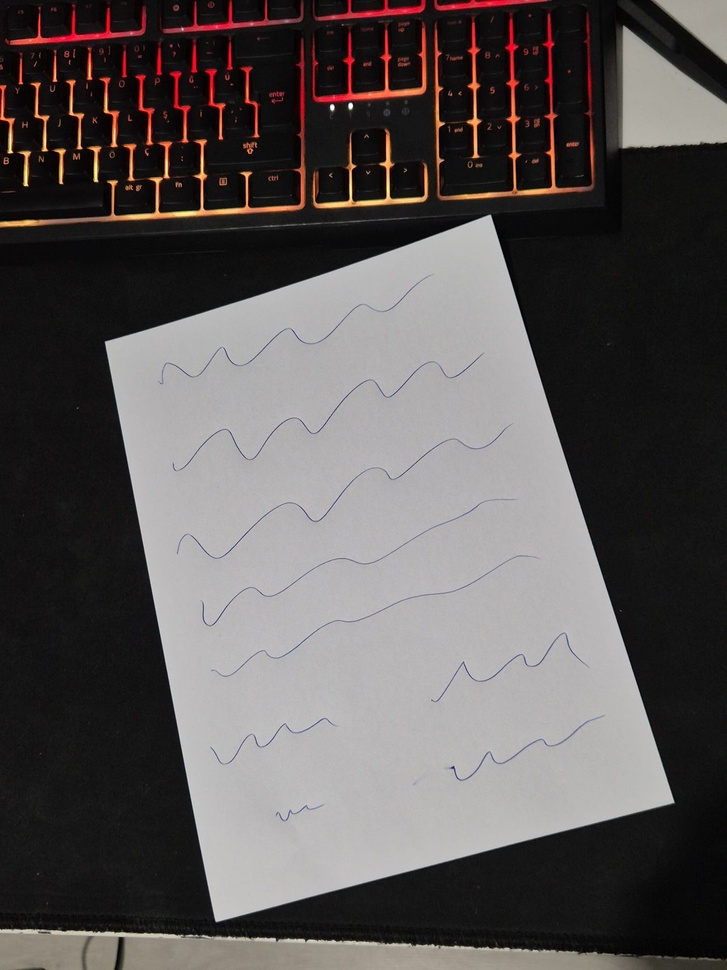
#> input picture images/evrak.jpg, 727 x 970 px, shrunk from 1500 x 2000 before the run, found by its file name
$ python scanner.py
#> lines starting #> are read from the running program, lines starting #| are printed output that depends on the picture; after the words box and inside, x2 and y2 are one past the last pixel; in counts of white or black regions, pixels touching at a corner belong together
import cv2
import numpy as np
import matplotlib.pyplot as plt

def preprocess_document(image_path):
    # 1. Görüntüyü Yükleme
#> called with image_path = 'images/evrak.jpg'
    image = cv2.imread(image_path)
#> image is the input picture: shape (970, 727, 3); mean B, G, R 85.1, 85.8, 90.5
    if image is None:
        print("Görüntü yüklenemedi.")
        return None
    orig = image.copy()
    image_rgb = cv2.cvtColor(image, cv2.COLOR_BGR2RGB)

    # 2. Gri Tonlama
    gray = cv2.cvtColor(image, cv2.COLOR_BGR2GRAY)

    # 3. Bulanıklaştırma
    blurred = cv2.GaussianBlur(gray, (5, 5), 0)

    # 4. Kenar Algılama (Canny)
    edged = cv2.Canny(blurred, 75, 200)
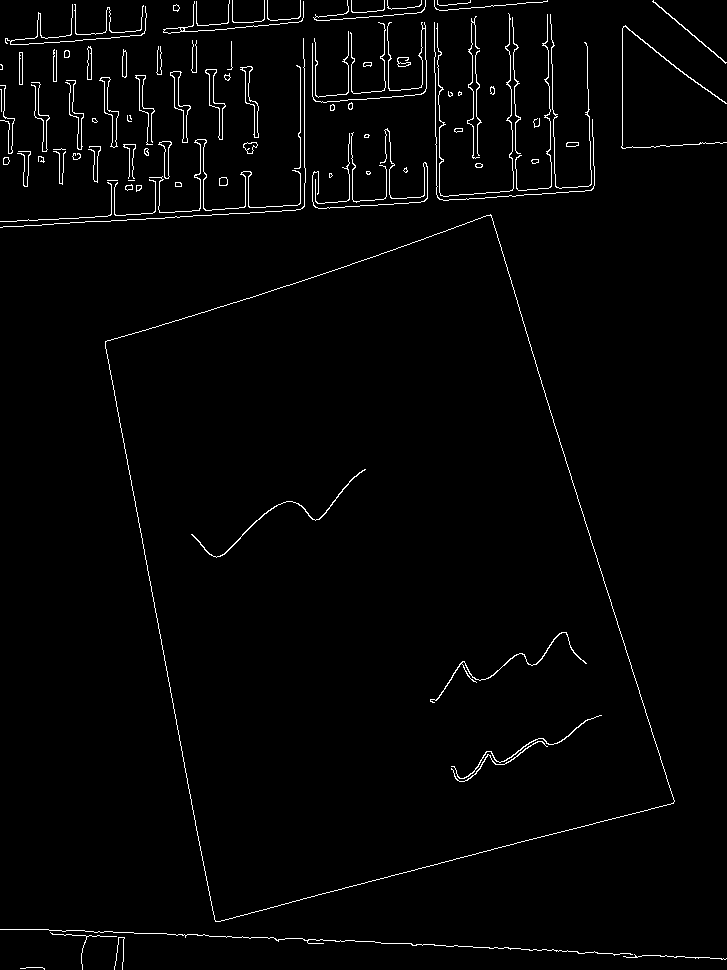
#> edged: shape (970, 727); 2% white in thin lines or dots

    # Görselleştirme: İlk Adımlar
    plt.figure(figsize=(12, 6))
    plt.subplot(1, 3, 1); plt.title("Orijinal Görüntü"); plt.imshow(image_rgb); plt.axis('off')
    plt.subplot(1, 3, 2); plt.title("Gri Tonlama"); plt.imshow(gray, cmap='gray'); plt.axis('off')
    plt.subplot(1, 3, 3); plt.title("Canny Kenarlar"); plt.imshow(edged, cmap='gray'); plt.axis('off')
    plt.tight_layout(); plt.savefig('results/Bolum1/step1_initial_processing.png'); plt.close()
#> after `plt.tight_layout()`:
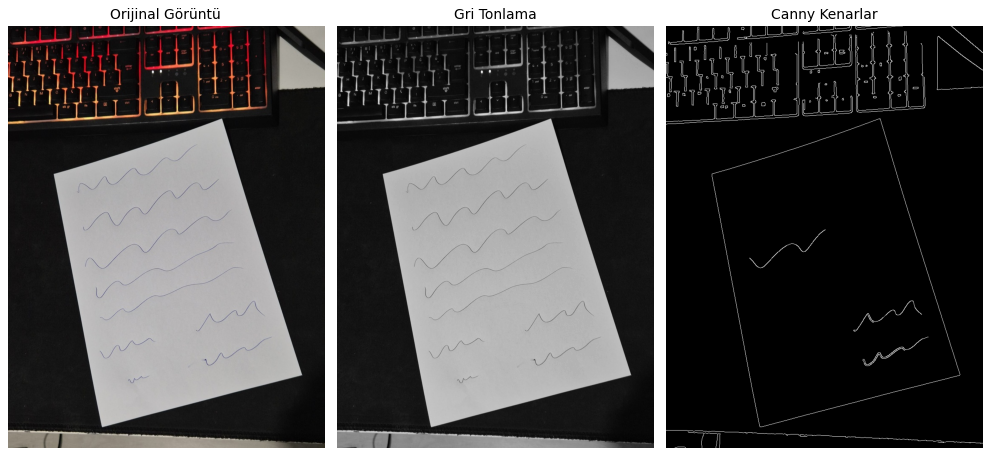
#> figure drawn by matplotlib, 3 panels

    # 5. Kontur Bulma
    contours, _ = cv2.findContours(edged, cv2.RETR_LIST, cv2.CHAIN_APPROX_SIMPLE)
#> contours = 133 contours, 66 with area under 20; largest, box (x1, y1, x2, y2) and area: (105, 214, 675, 922) 263664, (105, 215, 675, 922) 263661, (170, 71, 191, 143) 340, (205, 69, 226, 140) 326, (170, 71, 191, 143) 324
    contours = sorted(contours, key=cv2.contourArea, reverse=True)
    doc_cnt = None
    for c in contours:
        peri = cv2.arcLength(c, True)
        approx = cv2.approxPolyDP(c, 0.02 * peri, True)
        if len(approx) == 4:
            doc_cnt = approx
            break
#> this loop made 1 pass
#> (peri, doc_cnt) on pass 1: (2235.7, [[490, 214], [105, 341], [215, 921], [674, 801]])

    if doc_cnt is None:
        print("Evrak kenarları bulunamadı.")
        return None

    # 6. Evrak Kenarını Çizme
    contour_image = image.copy()
    cv2.drawContours(contour_image, [doc_cnt], -1, (0, 255, 0), 2)
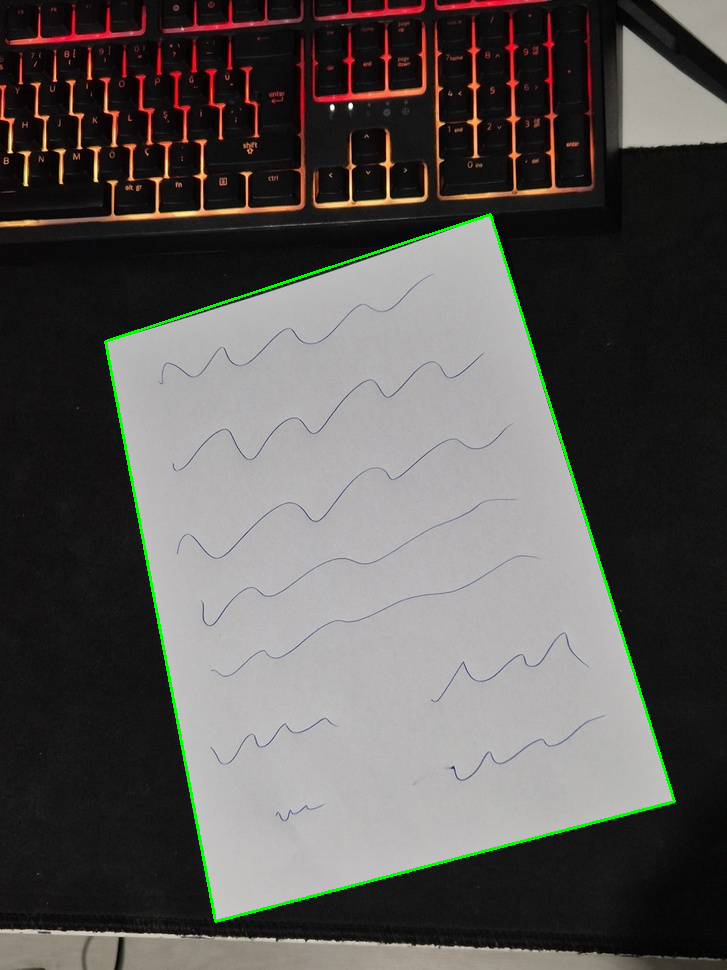
#> contour_image: shape (970, 727, 3); 0.84% of pixels changed, all inside (x1, y1, x2, y2) = (104, 213, 676, 923)

    # Görselleştirme: Kontur Tespiti
    plt.figure(); plt.title("Tespit Edilen Evrak Kenarı")
    plt.imshow(cv2.cvtColor(contour_image, cv2.COLOR_BGR2RGB)); plt.axis('off')
    plt.savefig('results/Bolum1/step2_contour_detection.png'); plt.close()

    # 7. Perspektif Düzeltme
    def order_points(pts):
        rect = np.zeros((4, 2), dtype="float32")
        s = pts.sum(axis=1)
#> s = [704, 446, 1136, 1475]
        rect[0] = pts[np.argmin(s)]
        rect[2] = pts[np.argmax(s)]
        diff = np.diff(pts, axis=1)
#> diff = [-276, 236, 706, 127]
        rect[1] = pts[np.argmin(diff)]
        rect[3] = pts[np.argmax(diff)]
        return rect

    def four_point_transform(image, pts):
        rect = order_points(pts.reshape(4, 2))
#> rect = [[105, 341], [490, 214], [674, 801], [215, 921]]
        (tl, tr, br, bl) = rect
#> tl = [105, 341]; tr = [490, 214]; br = [674, 801]; bl = [215, 921]
        widthA = np.linalg.norm(br - bl)
#> widthA = 474.4
        widthB = np.linalg.norm(tr - tl)
#> widthB = 405.4
        heightA = np.linalg.norm(tr - br)
#> heightA = 615.2
        heightB = np.linalg.norm(tl - bl)
#> heightB = 590.3
        maxWidth = max(int(widthA), int(widthB))
#> maxWidth = 474
        maxHeight = max(int(heightA), int(heightB))
#> maxHeight = 615
        dst = np.array([[0, 0], [maxWidth - 1, 0],
                        [maxWidth - 1, maxHeight - 1], [0, maxHeight - 1]], dtype="float32")
#> dst = [[0, 0], [473, 0], [473, 614], [0, 614]]
        M = cv2.getPerspectiveTransform(rect, dst)
#> M = [[1.35, -0.256, -54.49], [0.43, 1.3, -490.1], [0.00022, 0.000285, 1]]
        warped = cv2.warpPerspective(image, M, (maxWidth, maxHeight))
        return warped

    warped = four_point_transform(orig, doc_cnt)
    warped_rgb = cv2.cvtColor(warped, cv2.COLOR_BGR2RGB)
    warped_gray = cv2.cvtColor(warped, cv2.COLOR_BGR2GRAY)

    # Görselleştirme: Perspektif Düzeltme
    plt.figure(); plt.title("Perspektif Düzeltilmiş")
    plt.imshow(warped_rgb); plt.axis('off')
    plt.savefig('results/Bolum1/step3_perspective_corrected.png'); plt.close()

    # 8. Kontrast Artırma Yöntemleri
    # Yöntem 1: Basit Sabit Eşik
    _, bin_thresh = cv2.threshold(warped_gray, 180, 255, cv2.THRESH_BINARY)
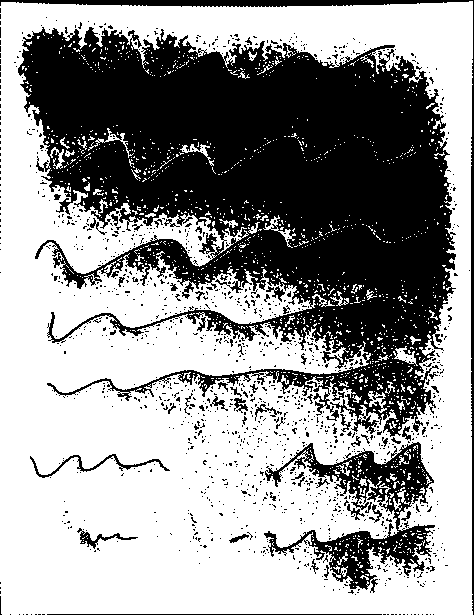
#> bin_thresh: shape (615, 474); 59.5% white; 1340 black regions (1283 under 20 px), largest, box (x1, y1, x2, y2) and area: (18, 27, 456, 437) 99261, (264, 442, 435, 593) 7882, (0, 0, 474, 615) 3729

    # Yöntem 2: Otsu Threshold
    _, otsu_thresh = cv2.threshold(warped_gray, 0, 255, cv2.THRESH_BINARY + cv2.THRESH_OTSU)
#> otsu_thresh: shape (615, 474); 99% white; 192 black regions (190 under 20 px), largest, box (x1, y1, x2, y2) and area: (2, 0, 470, 6) 1801, (472, 56, 474, 615) 878

    # Yöntem 3: Gamma Düzeltme + Otsu
    warped_float = warped_gray.astype(np.float32) / 255.0
    warped_gamma = cv2.pow(warped_float, 0.8)
    gamma_corrected = (warped_gamma * 255).astype(np.uint8)
    _, gamma_thresh = cv2.threshold(gamma_corrected, 0, 255, cv2.THRESH_BINARY + cv2.THRESH_OTSU)
#> gamma_thresh: shape (615, 474); 99.1% white; 64 black regions (62 under 20 px), largest, box (x1, y1, x2, y2) and area: (3, 0, 467, 5) 1730, (472, 64, 474, 615) 845

    # Yöntem 4: CLAHE + Otsu
    clahe = cv2.createCLAHE(clipLimit=3.0, tileGridSize=(8,8))
    clahe_applied = clahe.apply(warped_gray)
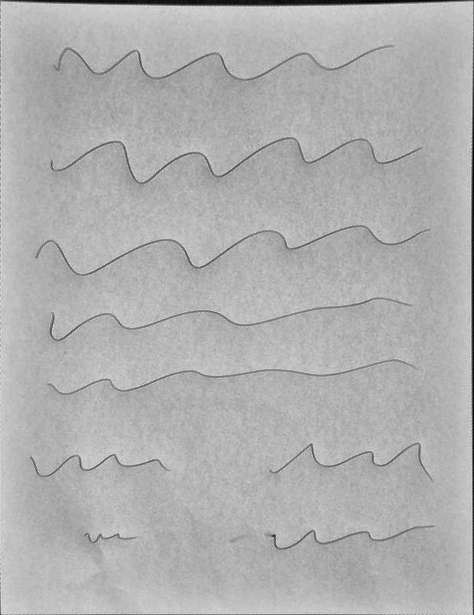
#> clahe_applied: shape (615, 474); min 2, max 220, mean 175.8
    _, thresh_clahe = cv2.threshold(clahe_applied, 0, 255, cv2.THRESH_BINARY + cv2.THRESH_OTSU)
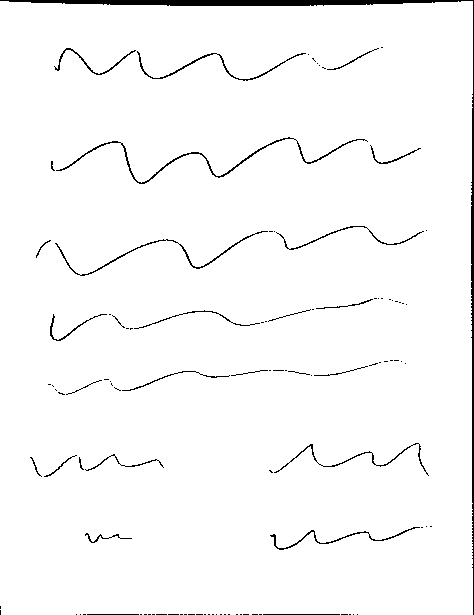
#> thresh_clahe: shape (615, 474); 97.5% white; 107 black regions (79 under 20 px), largest, box (x1, y1, x2, y2) and area: (0, 0, 474, 615) 3248, (56, 137, 368, 184) 676, (55, 231, 268, 276) 398

    # 9. Gürültü Temizleme
    kernel = np.ones((2,2), np.uint8)
    cleaned = cv2.morphologyEx(thresh_clahe, cv2.MORPH_OPEN, kernel)
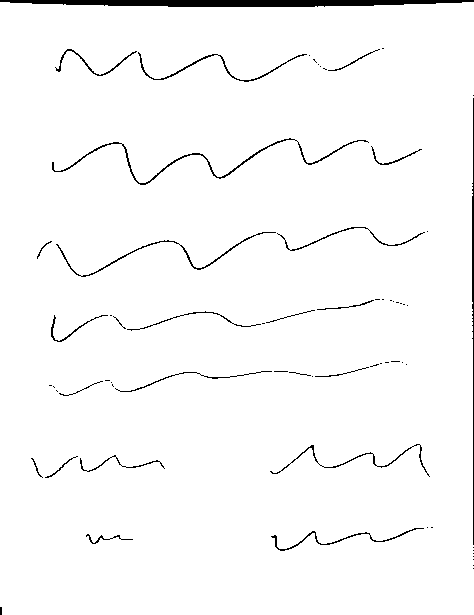
#> cleaned: shape (615, 474); 97.6% white; 67 black regions (42 under 20 px), largest, box (x1, y1, x2, y2) and area: (0, 0, 474, 7) 2559, (52, 138, 369, 185) 699, (472, 98, 474, 545) 571

    # Görselleştirme: Kontrast ve Temizleme Yöntemleri
    plt.figure(figsize=(15, 8))
    plt.subplot(2, 3, 1); plt.title("Perspektif Düzeltilmiş"); plt.imshow(warped_rgb); plt.axis('off')
    plt.subplot(2, 3, 2); plt.title("Basit Threshold"); plt.imshow(bin_thresh, cmap='gray'); plt.axis('off')
    plt.subplot(2, 3, 3); plt.title("Otsu Threshold"); plt.imshow(otsu_thresh, cmap='gray'); plt.axis('off')
    plt.subplot(2, 3, 4); plt.title("Gamma + Otsu"); plt.imshow(gamma_thresh, cmap='gray'); plt.axis('off')
    plt.subplot(2, 3, 5); plt.title("CLAHE + Otsu"); plt.imshow(thresh_clahe, cmap='gray'); plt.axis('off')
    plt.subplot(2, 3, 6); plt.title("Gürültü Temizlenmiş"); plt.imshow(cleaned, cmap='gray'); plt.axis('off')
    plt.tight_layout(); plt.savefig('results/Bolum1/step4_contrast_and_cleaning.png'); plt.close()

    return cleaned  # Nihai temizlenmiş görüntü döndürülür

# Örnek kullanım
if __name__ == "__main__":
    preprocess_document("images/evrak.jpg")

$ run again, with images/nohut.jpg copied over images/evrak.jpg
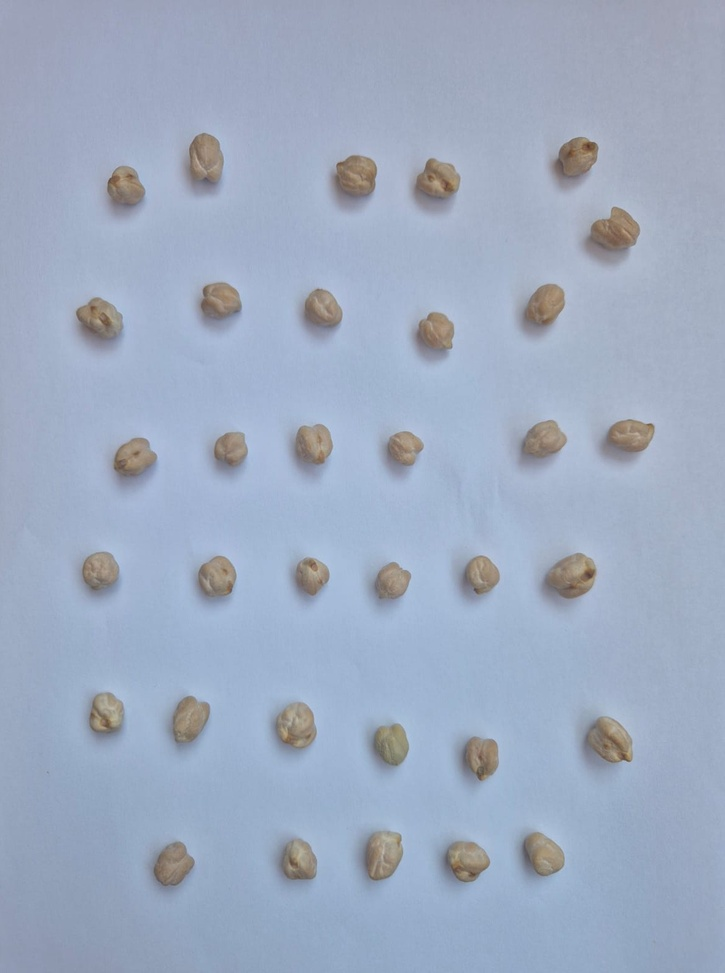
#> input picture images/nohut.jpg, 725 x 973 px, shrunk from 1180 x 1584 before the run, found by its file name
#> in preprocess_document, image is the input picture: shape (973, 725, 3); mean B, G, R 193.5, 171.7, 158.6
#> in preprocess_document, `edged = cv2.Canny(blurred, 75, 200)`:
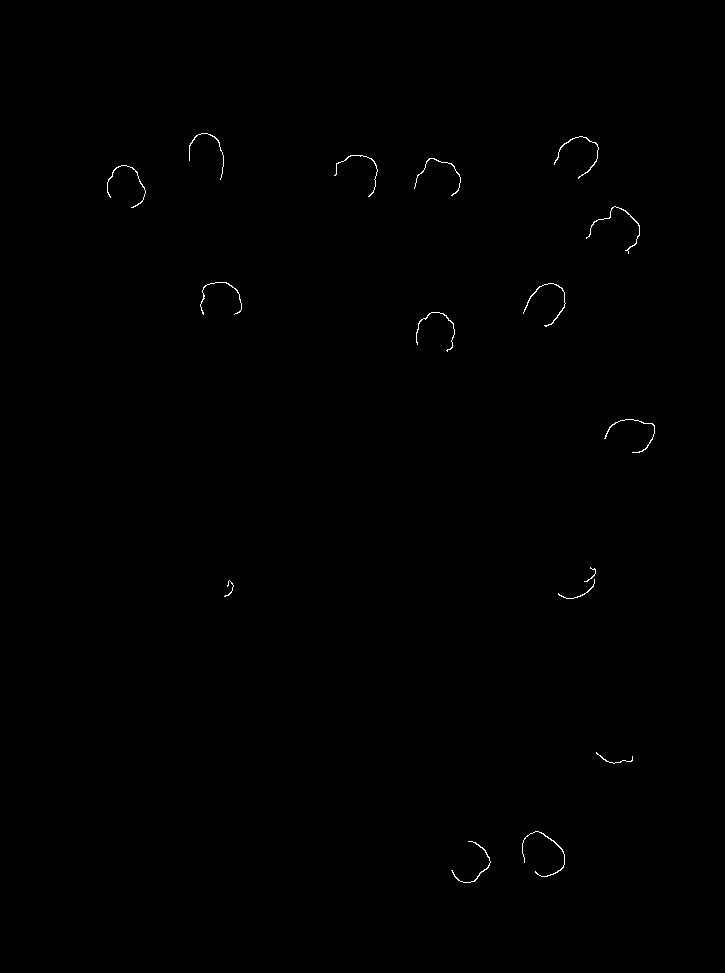
#> edged: shape (973, 725); 0.23% white in thin lines or dots, all inside (x1, y1, x2, y2) = (107, 133, 655, 883)
#> in preprocess_document, `plt.tight_layout()`:
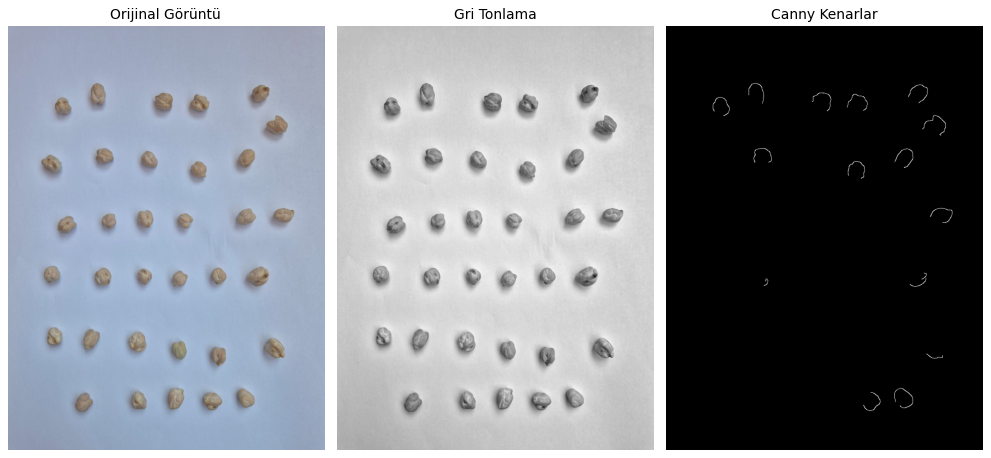
#> figure drawn by matplotlib, 3 panels
#> contours = 16 contours, 6 with area under 20; largest, box (x1, y1, x2, y2) and area: (523, 283, 566, 327) 38, (586, 206, 640, 254) 34, (554, 136, 599, 179) 34, (451, 841, 491, 883) 33, (522, 831, 565, 877) 32
#> the loop in preprocess_document, `for c in contours:` made 16 passes
#> peri on passes 1 to 8: 219.9, 241.3, 216.5, 182.3, 253.5, 212.3, 210.5, 204.5
